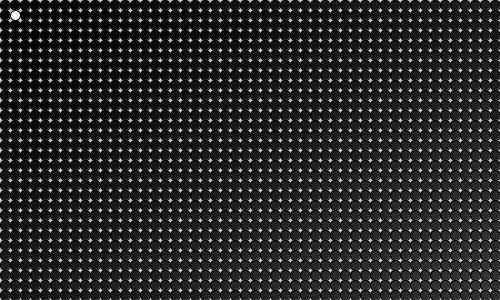
Frame 1 (no input)
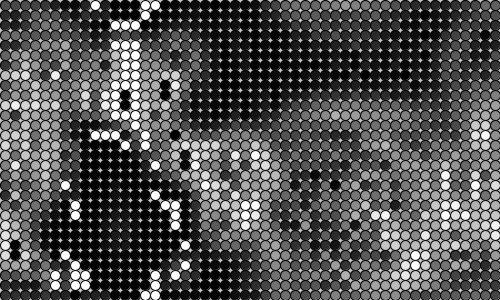
Frame 60 (the mouse pressed at the canvas centre just before this capture)
Frame 120 (the mouse held since frame 60 and released just before this capture): identical to frame 60, image omitted

The Processing sketch that drew these frames (run headless with seeded random() and noise(); from frame 60 on, the mouse is pressed at the canvas centre):

// Processing sketch: wave
// ── wave.pde
Cell[][] _cellArray;
int _cellSize = 10;
int _numX, _numY;

void setup()
{
    size(500, 300);
    _numX = floor(width/_cellSize);
    _numY = floor(height/_cellSize);
    restart();   
}

void restart()
{
    _cellArray = new Cell[_numX][_numY];
    for (int x = 0; x < _numX; x++)
    {
        for (int y = 0; y < _numY; y++)
        {
            Cell newCell = new Cell(x, y);
            _cellArray[x][y] = newCell;
        }
    }

    for (int x = 0; x < _numX; x++)
    {
        for (int y = 0; y < _numY; y++)
        {
            int above = y-1;
            int below = y+1;
            int left = x-1;
            int right = x+1;

            if (above < 0) { above = _numY-1; }
            if (below == _numY) { below = 0; }
            if (left < 0) { left = _numX-1; }
            if (right == _numX) { right = 0; }

            _cellArray[x][y].addNeighbour(_cellArray[left][above]);
            _cellArray[x][y].addNeighbour(_cellArray[left][y]);
            _cellArray[x][y].addNeighbour(_cellArray[left][below]);
            _cellArray[x][y].addNeighbour(_cellArray[x][above]);
            _cellArray[x][y].addNeighbour(_cellArray[x][below]);
            _cellArray[x][y].addNeighbour(_cellArray[right][above]);
            _cellArray[x][y].addNeighbour(_cellArray[right][y]);
            _cellArray[x][y].addNeighbour(_cellArray[right][below]);
        }
    }
}

void draw()
{
    background(200);

    for (int x = 0; x < _numX; x++)
    {
        for (int y = 0; y < _numY; y++)
        {
            _cellArray[x][y].calcNextState();
        }
    }

    translate(_cellSize/2, _cellSize/2);

    for (int x = 0; x < _numX; x++)
    {
        for (int y = 0; y < _numY; y++)
        {
            _cellArray[x][y].drawMe();
        }
    }
}

void mousePressed()
{
    restart();
}

class Cell
{
    float x, y;
    float state;
    float nextState;
    float lastState = 0;
    Cell[] neighbours;

    Cell(float ex, float why)
    {
        x = ex * _cellSize;
        y = why * _cellSize;
        nextState = ((x/500) + (y/300)) * 14;
        state = nextState;
        neighbours = new Cell[0];
    }

    void addNeighbour(Cell cell)
    {
        neighbours = (Cell[])append(neighbours, cell);
    }

void calcNextState()
{
    float total = 0; 
    for (int i = 0; i < neighbours.length; i++)
    {
        total += neighbours[i].state;
    }
    float average = int(total/8);

    if (average == 255) {
        nextState = 0;
    } else if (average == 0) {
        nextState = 255;
    }  else {
        nextState = state + average;
        if (lastState > 0) { nextState -= lastState; }
        if (nextState > 255) { nextState = 255; }
        else if (nextState < 0) { nextState = 0; }
    }
    lastState = state;

}

    void drawMe()
    {
        state = nextState;
        stroke(0);
        fill(state);
        ellipse(x, y, _cellSize, _cellSize);
    }
}
